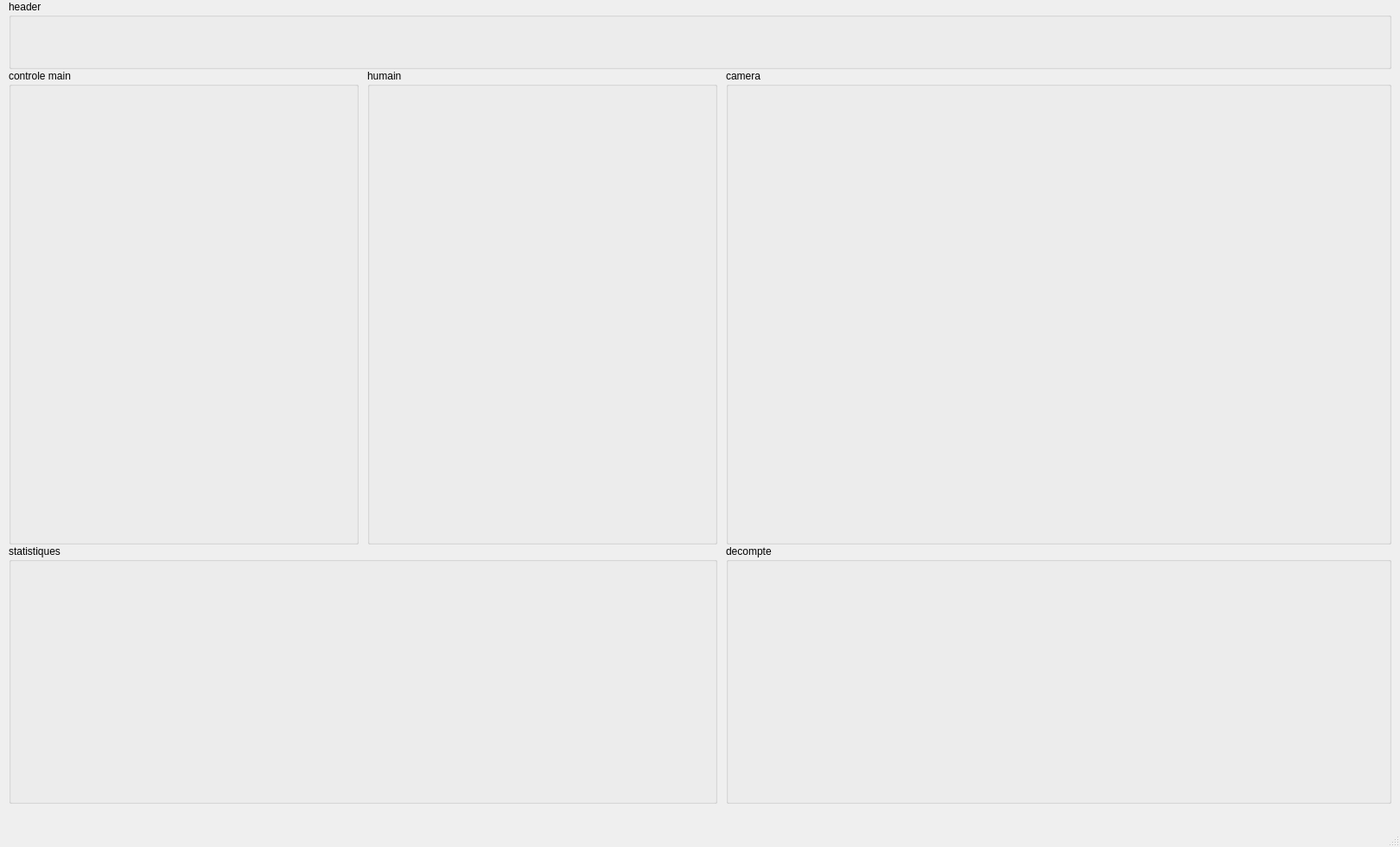
<?xml version="1.0" encoding="UTF-8"?>
<ui version="4.0">
 <class>MainWindow</class>
 <widget class="QMainWindow" name="MainWindow">
  <property name="geometry">
   <rect>
    <x>0</x>
    <y>0</y>
    <width>1620</width>
    <height>980</height>
   </rect>
  </property>
  <property name="windowTitle">
   <string>MainWindow</string>
  </property>
  <widget class="QWidget" name="centralwidget">
   <widget class="QGroupBox" name="header">
    <property name="geometry">
     <rect>
      <x>10</x>
      <y>0</y>
      <width>1600</width>
      <height>80</height>
     </rect>
    </property>
    <property name="title">
     <string>header</string>
    </property>
    <property name="flat">
     <bool>false</bool>
    </property>
   </widget>
   <widget class="QGroupBox" name="groupBox">
    <property name="geometry">
     <rect>
      <x>10</x>
      <y>80</y>
      <width>405</width>
      <height>550</height>
     </rect>
    </property>
    <property name="title">
     <string>controle main</string>
    </property>
   </widget>
   <widget class="QGroupBox" name="groupBox_2">
    <property name="geometry">
     <rect>
      <x>425</x>
      <y>80</y>
      <width>405</width>
      <height>550</height>
     </rect>
    </property>
    <property name="title">
     <string>humain</string>
    </property>
   </widget>
   <widget class="QGroupBox" name="groupBox_3">
    <property name="geometry">
     <rect>
      <x>10</x>
      <y>630</y>
      <width>820</width>
      <height>300</height>
     </rect>
    </property>
    <property name="title">
     <string>statistiques</string>
    </property>
   </widget>
   <widget class="QGroupBox" name="groupBox_4">
    <property name="geometry">
     <rect>
      <x>840</x>
      <y>80</y>
      <width>770</width>
      <height>550</height>
     </rect>
    </property>
    <property name="title">
     <string>camera</string>
    </property>
   </widget>
   <widget class="QGroupBox" name="groupBox_5">
    <property name="geometry">
     <rect>
      <x>840</x>
      <y>630</y>
      <width>770</width>
      <height>300</height>
     </rect>
    </property>
    <property name="title">
     <string>decompte</string>
    </property>
   </widget>
  </widget>
  <widget class="QMenuBar" name="menubar">
   <property name="geometry">
    <rect>
     <x>0</x>
     <y>0</y>
     <width>1620</width>
     <height>21</height>
    </rect>
   </property>
  </widget>
  <widget class="QStatusBar" name="statusbar"/>
 </widget>
 <resources/>
 <connections/>
</ui>
